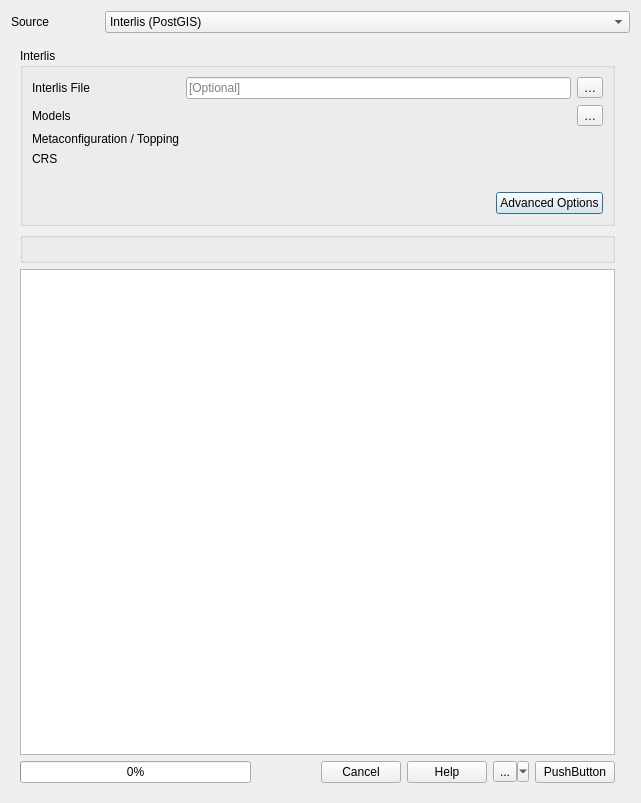
<?xml version="1.0" encoding="UTF-8"?>
<ui version="4.0">
 <class>InterlisImport</class>
 <widget class="QDialog" name="InterlisImport">
  <property name="geometry">
   <rect>
    <x>0</x>
    <y>0</y>
    <width>641</width>
    <height>803</height>
   </rect>
  </property>
  <property name="windowTitle">
   <string>Generate Project</string>
  </property>
  <layout class="QGridLayout" name="gridLayout">
   <item row="0" column="0">
    <widget class="QLabel" name="label_10">
     <property name="sizePolicy">
      <sizepolicy hsizetype="Preferred" vsizetype="Preferred">
       <horstretch>0</horstretch>
       <verstretch>0</verstretch>
      </sizepolicy>
     </property>
     <property name="maximumSize">
      <size>
       <width>88</width>
       <height>16777215</height>
      </size>
     </property>
     <property name="text">
      <string>Source</string>
     </property>
    </widget>
   </item>
   <item row="0" column="1">
    <widget class="QComboBox" name="type_combo_box">
     <item>
      <property name="text">
       <string>Interlis (PostGIS)</string>
      </property>
     </item>
     <item>
      <property name="text">
       <string>Interlis (GeoPackage)</string>
      </property>
     </item>
     <item>
      <property name="text">
       <string>PostGIS</string>
      </property>
     </item>
     <item>
      <property name="text">
       <string>GeoPackage</string>
      </property>
     </item>
    </widget>
   </item>
   <item row="1" column="0" colspan="2">
    <widget class="QStackedWidget" name="stackedWidget">
     <property name="currentIndex">
      <number>0</number>
     </property>
     <widget class="QWidget" name="page">
      <layout class="QGridLayout" name="gridLayout_3">
       <item row="2" column="0">
        <widget class="QTextBrowser" name="txtStdout">
         <property name="toolTip">
          <string/>
         </property>
         <property name="openLinks">
          <bool>false</bool>
         </property>
        </widget>
       </item>
       <item row="0" column="0">
        <widget class="QGroupBox" name="ili_config">
         <property name="title">
          <string>Interlis</string>
         </property>
         <layout class="QGridLayout" name="gridLayout_4">
          <item row="0" column="0">
           <widget class="QLabel" name="label">
            <property name="text">
             <string>Interlis File</string>
            </property>
           </widget>
          </item>
          <item row="0" column="3">
           <widget class="QToolButton" name="ili_file_browse_button">
            <property name="toolTip">
             <string>Browse Interlis files</string>
            </property>
            <property name="text">
             <string>…</string>
            </property>
           </widget>
          </item>
          <item row="1" column="0">
           <widget class="QLabel" name="label_7">
            <property name="text">
             <string>Models</string>
            </property>
           </widget>
          </item>
          <item row="1" column="1" colspan="2">
           <widget class="CompletionLineEdit" name="ili_models_line_edit" native="true"/>
          </item>
          <item row="1" column="3">
           <widget class="QToolButton" name="multiple_models_button">
            <property name="toolTip">
             <string>Select multiple Interlis models</string>
            </property>
            <property name="text">
             <string>…</string>
            </property>
           </widget>
          </item>
          <item row="2" column="0">
           <widget class="QLabel" name="label_2">
            <property name="text">
             <string>Metaconfiguration / Topping</string>
            </property>
           </widget>
          </item>
          <item row="3" column="0">
           <widget class="QLabel" name="crs_label">
            <property name="toolTip">
             <string>Coordinate Reference System</string>
            </property>
            <property name="text">
             <string>CRS</string>
            </property>
           </widget>
          </item>
          <item row="3" column="1" colspan="3">
           <widget class="QgsProjectionSelectionWidget" name="crsSelector" native="true">
            <property name="focusPolicy">
             <enum>Qt::StrongFocus</enum>
            </property>
           </widget>
          </item>
          <item row="4" column="0">
           <widget class="QLabel" name="toml_file_info_label">
            <property name="maximumSize">
             <size>
              <width>580</width>
              <height>16777215</height>
             </size>
            </property>
            <property name="text">
             <string/>
            </property>
           </widget>
          </item>
          <item row="5" column="1">
           <spacer name="horizontalSpacer">
            <property name="orientation">
             <enum>Qt::Horizontal</enum>
            </property>
            <property name="sizeHint" stdset="0">
             <size>
              <width>40</width>
              <height>20</height>
             </size>
            </property>
           </spacer>
          </item>
          <item row="5" column="2" colspan="2">
           <widget class="QPushButton" name="ili2db_options_button">
            <property name="text">
             <string>Advanced Options</string>
            </property>
           </widget>
          </item>
          <item row="0" column="1" colspan="2">
           <widget class="QLineEdit" name="ili_file_line_edit">
            <property name="placeholderText">
             <string>[Optional]</string>
            </property>
           </widget>
          </item>
          <item row="2" column="1" colspan="3">
           <widget class="CompletionLineEdit" name="ili_metaconfig_line_edit" native="true"/>
          </item>
         </layout>
        </widget>
       </item>
       <item row="1" column="0">
        <widget class="QGroupBox" name="db_wrapper_group_box">
         <property name="title">
          <string/>
         </property>
         <layout class="QVBoxLayout" name="db_layout"/>
        </widget>
       </item>
       <item row="0" column="1">
        <widget class="QWidget" name="widget" native="true">
         <layout class="QGridLayout" name="gridLayout_2">
          <property name="leftMargin">
           <number>0</number>
          </property>
          <property name="topMargin">
           <number>0</number>
          </property>
          <property name="rightMargin">
           <number>0</number>
          </property>
          <property name="bottomMargin">
           <number>0</number>
          </property>
         </layout>
        </widget>
       </item>
       <item row="3" column="0">
        <layout class="QHBoxLayout" name="horizontalLayout">
         <item>
          <widget class="QProgressBar" name="progress_bar">
           <property name="value">
            <number>0</number>
           </property>
          </widget>
         </item>
         <item>
          <widget class="QDialogButtonBox" name="buttonBox">
           <property name="orientation">
            <enum>Qt::Horizontal</enum>
           </property>
           <property name="standardButtons">
            <set>QDialogButtonBox::Cancel|QDialogButtonBox::Help</set>
           </property>
          </widget>
         </item>
         <item>
          <widget class="QToolButton" name="create_tool_button">
           <property name="text">
            <string>...</string>
           </property>
           <property name="popupMode">
            <enum>QToolButton::MenuButtonPopup</enum>
           </property>
          </widget>
         </item>
         <item>
          <widget class="QPushButton" name="create_button">
           <property name="text">
            <string>PushButton</string>
           </property>
          </widget>
         </item>
        </layout>
       </item>
      </layout>
     </widget>
     <widget class="QWidget" name="page_2"/>
    </widget>
   </item>
  </layout>
 </widget>
 <customwidgets>
  <customwidget>
   <class>QgsProjectionSelectionWidget</class>
   <extends>QWidget</extends>
   <header>qgis.gui</header>
   <container>1</container>
  </customwidget>
  <customwidget>
   <class>CompletionLineEdit</class>
   <extends></extends>
   <header>QgisModelBaker.gui.options</header>
   <container>1</container>
  </customwidget>
 </customwidgets>
 <tabstops>
  <tabstop>type_combo_box</tabstop>
  <tabstop>ili_file_line_edit</tabstop>
  <tabstop>ili_file_browse_button</tabstop>
  <tabstop>ili_models_line_edit</tabstop>
  <tabstop>multiple_models_button</tabstop>
  <tabstop>crsSelector</tabstop>
  <tabstop>ili2db_options_button</tabstop>
  <tabstop>txtStdout</tabstop>
  <tabstop>buttonBox</tabstop>
 </tabstops>
 <resources/>
 <connections>
  <connection>
   <sender>buttonBox</sender>
   <signal>accepted()</signal>
   <receiver>InterlisImport</receiver>
   <slot>accept()</slot>
   <hints>
    <hint type="sourcelabel">
     <x>248</x>
     <y>254</y>
    </hint>
    <hint type="destinationlabel">
     <x>157</x>
     <y>274</y>
    </hint>
   </hints>
  </connection>
  <connection>
   <sender>buttonBox</sender>
   <signal>rejected()</signal>
   <receiver>InterlisImport</receiver>
   <slot>reject()</slot>
   <hints>
    <hint type="sourcelabel">
     <x>316</x>
     <y>260</y>
    </hint>
    <hint type="destinationlabel">
     <x>286</x>
     <y>274</y>
    </hint>
   </hints>
  </connection>
 </connections>
</ui>
